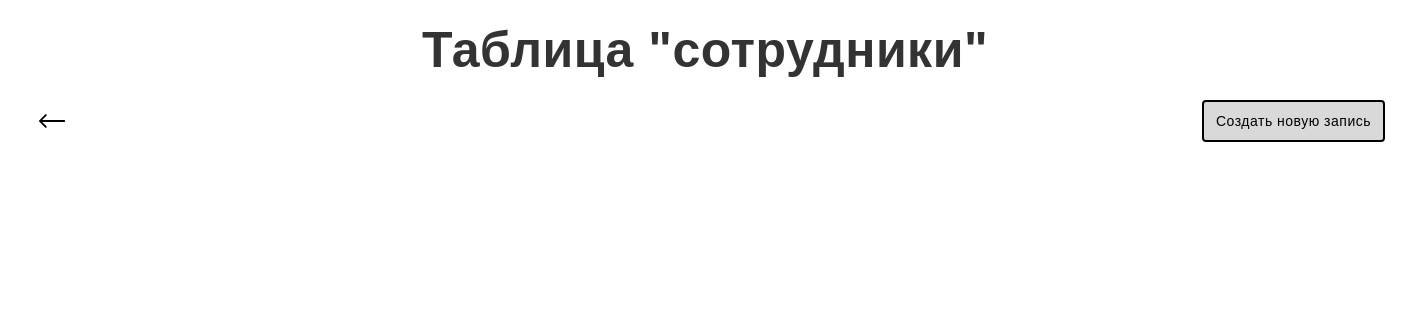
/tables/employees/index.php, run on an earlier commit of the app's database.
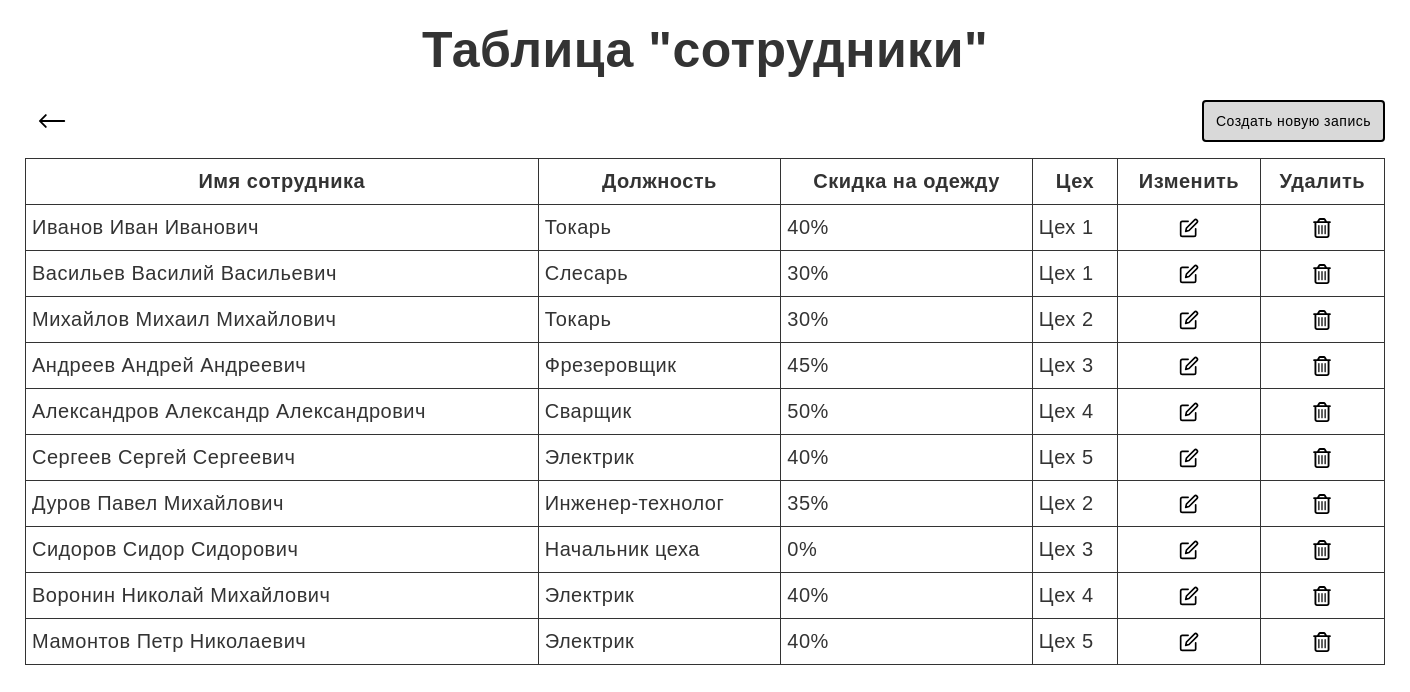
And on a later commit of the database.
### tables this page shows
CREATE TABLE `employees` (
  `id` int NOT NULL AUTO_INCREMENT,
  `employee_name` text,
  `position` text,
  `discount_on_clothing` float DEFAULT NULL,
  `workshop_id` int DEFAULT NULL,
  PRIMARY KEY (`id`),
  KEY `fk_workshop` (`workshop_id`),
  CONSTRAINT `employees_ibfk_1` FOREIGN KEY (`workshop_id`) REFERENCES `workshops` (`id`),
  CONSTRAINT `fk_workshop` FOREIGN KEY (`workshop_id`) REFERENCES `workshops` (`id`)
);

CREATE TABLE `workshops` (
  `id` int NOT NULL AUTO_INCREMENT,
  `workshop_name` text,
  `supervisor_name` text,
  PRIMARY KEY (`id`)
);

### tables/employees/index.php (the view, shortened to what this page needs)
<!DOCTYPE html>
<html lang="ru">
<head>
    <link rel="stylesheet" href="/styles/styles.css">
    <link rel="stylesheet" href="/styles/tables/index.css">
</head>
<body>
<section class="tableSection">
    <h1 class="pageTitle">Таблица "сотрудники"</h1>
    <div class="buttonWrapper">
        <a class="backLinkButton" href="../">
            <img src='/public/icon/back-icon.svg' width='30' height='30' alt='изменить'>
        </a>
        <a class="button" href="create.php">Создать новую запись</a>
    </div>
    <?php
    $mysqli = connectToDatabase();
    $sql = "SELECT EMPLOYEES.*, WORKSHOPS.workshop_name
            FROM EMPLOYEES
            LEFT JOIN WORKSHOPS ON EMPLOYEES.workshop_id = WORKSHOPS.id";
    $result = mysqli_query($mysqli, $sql);
    if (mysqli_num_rows($result) > 0) {
        echo "<table class='table'>
                <tr>
                    <th>Имя сотрудника</th>
                    <th>Должность</th>
                    <th>Скидка на одежду</th>
                    <th>Цех</th>
                    <th>Изменить</th>
                    <th>Удалить</th>
                </tr>";
        while ($row = mysqli_fetch_assoc($result)) {
            echo "<tr>
                    <td>" . $row['employee_name'] . "</td>
                    <td>" . $row['position'] . "</td>
                    <td>" . $row['discount_on_clothing'] . '%' . "</td>
                    <td>" . $row['workshop_name'] . "</td>
                    <td>
                        <a class='iconButton' href='edit.php?id=" . $row['id'] . "'>
                            <img src='/public/icon/edit-icon.svg' width='20' height='20' alt='изменить'>
                        </a>
                    </td>
                    <td>
                        <a class='iconButton' href='delete.php?id=" . $row['id'] . "'>
                            <img src='/public/icon/delete-icon.svg' width='20' height='20' alt='удалить'>
                        </a>
                    </td>
                </tr>";
        }
        echo "</table>";
    }
    ?>
</section>
</body>
</html>

What changed in the data, as far as the page shows it:
added employees: employee_name "Иванов Иван Иванович", position "Токарь", discount_on_clothing "40", workshop.workshop_name "Цех 1"
added employees: employee_name "Васильев Василий Васильевич", position "Слесарь", discount_on_clothing "30", workshop.workshop_name "Цех 1"
added employees: employee_name "Михайлов Михаил Михайлович", position "Токарь", discount_on_clothing "30", workshop.workshop_name "Цех 2"
added employees: employee_name "Андреев Андрей Андреевич", position "Фрезеровщик", discount_on_clothing "45", workshop.workshop_name "Цех 3"
added employees: employee_name "Александров Александр Александрович", position "Сварщик", discount_on_clothing "50", workshop.workshop_name "Цех 4"
added employees: employee_name "Сергеев Сергей Сергеевич", position "Электрик", discount_on_clothing "40", workshop.workshop_name "Цех 5"
added employees: employee_name "Дуров Павел Михайлович", position "Инженер-технолог", discount_on_clothing "35", workshop.workshop_name "Цех 2"
added employees: employee_name "Сидоров Сидор Сидорович", position "Начальник цеха", discount_on_clothing "0", workshop.workshop_name "Цех 3"
added employees: employee_name "Воронин Николай Михайлович", position "Электрик", discount_on_clothing "40", workshop.workshop_name "Цех 4"
added employees: employee_name "Мамонтов Петр Николаевич", position "Электрик", discount_on_clothing "40", workshop.workshop_name "Цех 5"
Also different on the page:
text now shown: "Имя сотрудника Должность Скидка на одежду Цех Изменить Удалить"
